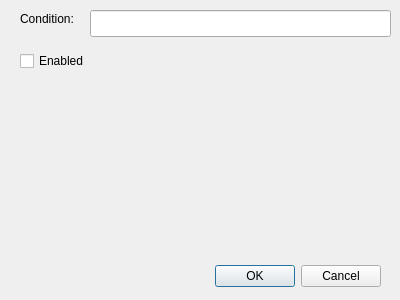
<?xml version="1.0" encoding="UTF-8"?>
<ui version="4.0">
 <class>Dialog</class>
 <widget class="QDialog" name="Dialog">
  <property name="geometry">
   <rect>
    <x>0</x>
    <y>0</y>
    <width>400</width>
    <height>300</height>
   </rect>
  </property>
  <property name="windowTitle">
   <string>Breakpoint</string>
  </property>
  <widget class="QDialogButtonBox" name="buttonBox">
   <property name="geometry">
    <rect>
     <x>40</x>
     <y>260</y>
     <width>341</width>
     <height>32</height>
    </rect>
   </property>
   <property name="orientation">
    <enum>Qt::Horizontal</enum>
   </property>
   <property name="standardButtons">
    <set>QDialogButtonBox::Cancel|QDialogButtonBox::Ok</set>
   </property>
  </widget>
  <widget class="QLineEdit" name="condition">
   <property name="geometry">
    <rect>
     <x>90</x>
     <y>10</y>
     <width>301</width>
     <height>27</height>
    </rect>
   </property>
  </widget>
  <widget class="QLabel" name="label">
   <property name="geometry">
    <rect>
     <x>20</x>
     <y>10</y>
     <width>71</width>
     <height>17</height>
    </rect>
   </property>
   <property name="text">
    <string>Condition:</string>
   </property>
  </widget>
  <widget class="QCheckBox" name="enabled">
   <property name="geometry">
    <rect>
     <x>20</x>
     <y>50</y>
     <width>88</width>
     <height>22</height>
    </rect>
   </property>
   <property name="text">
    <string>Enabled</string>
   </property>
  </widget>
 </widget>
 <resources/>
 <connections>
  <connection>
   <sender>buttonBox</sender>
   <signal>accepted()</signal>
   <receiver>Dialog</receiver>
   <slot>accept()</slot>
   <hints>
    <hint type="sourcelabel">
     <x>248</x>
     <y>254</y>
    </hint>
    <hint type="destinationlabel">
     <x>157</x>
     <y>274</y>
    </hint>
   </hints>
  </connection>
  <connection>
   <sender>buttonBox</sender>
   <signal>rejected()</signal>
   <receiver>Dialog</receiver>
   <slot>reject()</slot>
   <hints>
    <hint type="sourcelabel">
     <x>316</x>
     <y>260</y>
    </hint>
    <hint type="destinationlabel">
     <x>286</x>
     <y>274</y>
    </hint>
   </hints>
  </connection>
 </connections>
</ui>
